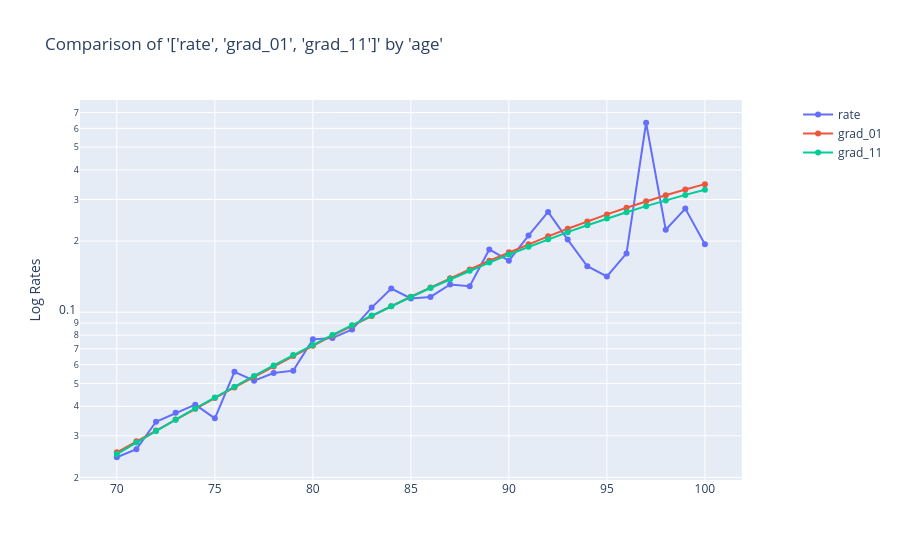

Source (notebook cell):
### Code cell
charters.compare_rates(
    df=df,
    x_axis="age",
    rates=["rate", "grad_01", "grad_11"],
    weights=None,
    y_log=True,
    # x_bins=6,
    display=True,
)

### Figure 1 — Plotly figure (JSON) as saved in the notebook; plotly's stock layout.template omitted (floating-point values rounded to 4 significant figures)
{"data": [{"mode": "lines+markers", "name": "rate", "type": "scatter", "x": [70, 71, 72, 73, 74, 75, 76, 77, 78, 79, 80, 81, 82, 83, 84, 85, 86, 87, 88, 89, 90, 91, 92, 93, 94, 95, 96, 97, 98, 99, 100], "xaxis": "x", "y": [0.02434, 0.02633, 0.03439, 0.03751, 0.04062, 0.03555, 0.05598, 0.05129, 0.05527, 0.05659, 0.07677, 0.0777, 0.08455, 0.1046, 0.1259, 0.1143, 0.1161, 0.131, 0.1288, 0.1844, 0.1652, 0.211, 0.2657, 0.203, 0.1565, 0.1418, 0.1774, 0.6336, 0.2234, 0.2745, 0.1938], "yaxis": "y"}, {"mode": "lines+markers", "name": "grad_01", "type": "scatter", "x": [70, 71, 72, 73, 74, 75, 76, 77, 78, 79, 80, 81, 82, 83, 84, 85, 86, 87, 88, 89, 90, 91, 92, 93, 94, 95, 96, 97, 98, 99, 100], "xaxis": "x", "y": [0.02554, 0.02842, 0.03161, 0.03513, 0.03903, 0.04332, 0.04805, 0.05326, 0.05897, 0.06523, 0.07207, 0.07954, 0.08766, 0.09647, 0.106, 0.1163, 0.1273, 0.1391, 0.1517, 0.1651, 0.1792, 0.194, 0.2095, 0.2257, 0.2423, 0.2594, 0.2769, 0.2947, 0.3126, 0.3305, 0.3483], "yaxis": "y"}, {"mode": "lines+markers", "name": "grad_11", "type": "scatter", "x": [70, 71, 72, 73, 74, 75, 76, 77, 78, 79, 80, 81, 82, 83, 84, 85, 86, 87, 88, 89, 90, 91, 92, 93, 94, 95, 96, 97, 98, 99, 100], "xaxis": "x", "y": [0.02511, 0.02812, 0.03144, 0.0351, 0.03914, 0.04356, 0.04842, 0.05373, 0.05953, 0.06584, 0.07269, 0.08012, 0.08815, 0.09679, 0.1061, 0.116, 0.1266, 0.1378, 0.1497, 0.1623, 0.1754, 0.1892, 0.2034, 0.2182, 0.2335, 0.2491, 0.265, 0.2811, 0.2973, 0.3137, 0.3299], "yaxis": "y"}], "layout": {"title": {"text": "Comparison of '['rate', 'grad_01', 'grad_11']' by 'age'"}, "xaxis": {"anchor": "y", "domain": [0, 0.94]}, "yaxis": {"anchor": "x", "domain": [0, 1], "title": {"text": "Log Rates"}, "type": "log"}, "yaxis2": {"anchor": "x", "overlaying": "y", "side": "right"}}}
